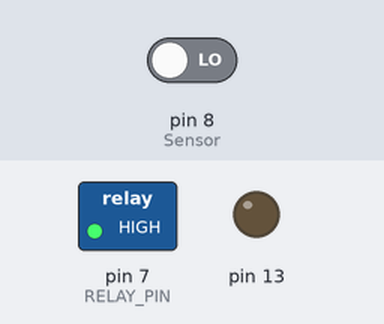
Recording of a sketch running on a simulated Arduino Uno, built with avr-gcc and run on an emulated ATmega328P. Shown: switched loads named in the sketch (green lamp = pin HIGH), output pins drawn as LEDs (lit = HIGH). The inputs (shaded band) are chosen by the test bench; at power-on: pin 8 (Sensor) LOW.

Above: at 1.2 s.
1.3 s: pin 8 (Sensor) driven HIGH
At 1.9 s:
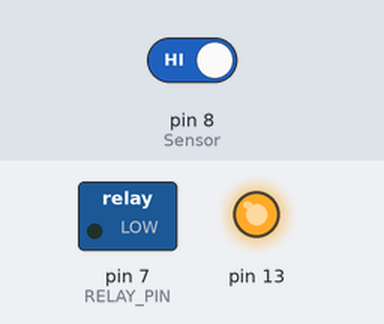
2.8 s: pin 8 (Sensor) driven LOW
At 3.1 s:
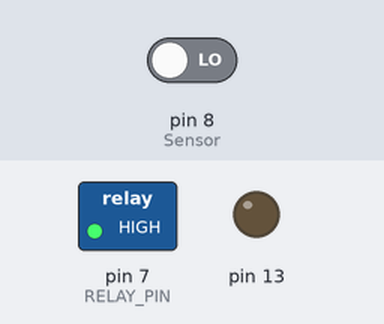
Timing chart, 0 to 5.8 s (numbered marks = the images above; inputs shaded):
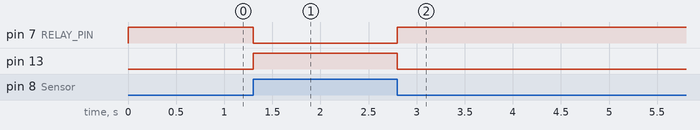

Measured:
- after the input at 1.3 s, pin 7 (RELAY_PIN): HIGH → LOW at once; pin 13: LOW → HIGH at once
- after the input at 2.8 s, pin 7 (RELAY_PIN): LOW → HIGH at once; pin 13: HIGH → LOW at once

The sketch:

LDR_Sensor_light_on_off.ino
```cpp
#define Sensor 8
#define RELAY_PIN 7


void setup() {
  pinMode(Sensor, INPUT);
  pinMode(13,OUTPUT);
  pinMode(RELAY_PIN, OUTPUT);
  digitalWrite(RELAY_PIN, HIGH);
}
void loop() {
int status_sensor = digitalRead(Sensor);
if (status_sensor ==1)
{
digitalWrite(13, HIGH);
digitalWrite(RELAY_PIN, LOW);
}
else
{
digitalWrite(13, LOW);
digitalWrite(RELAY_PIN, HIGH);
}
delay(100);

}
```
